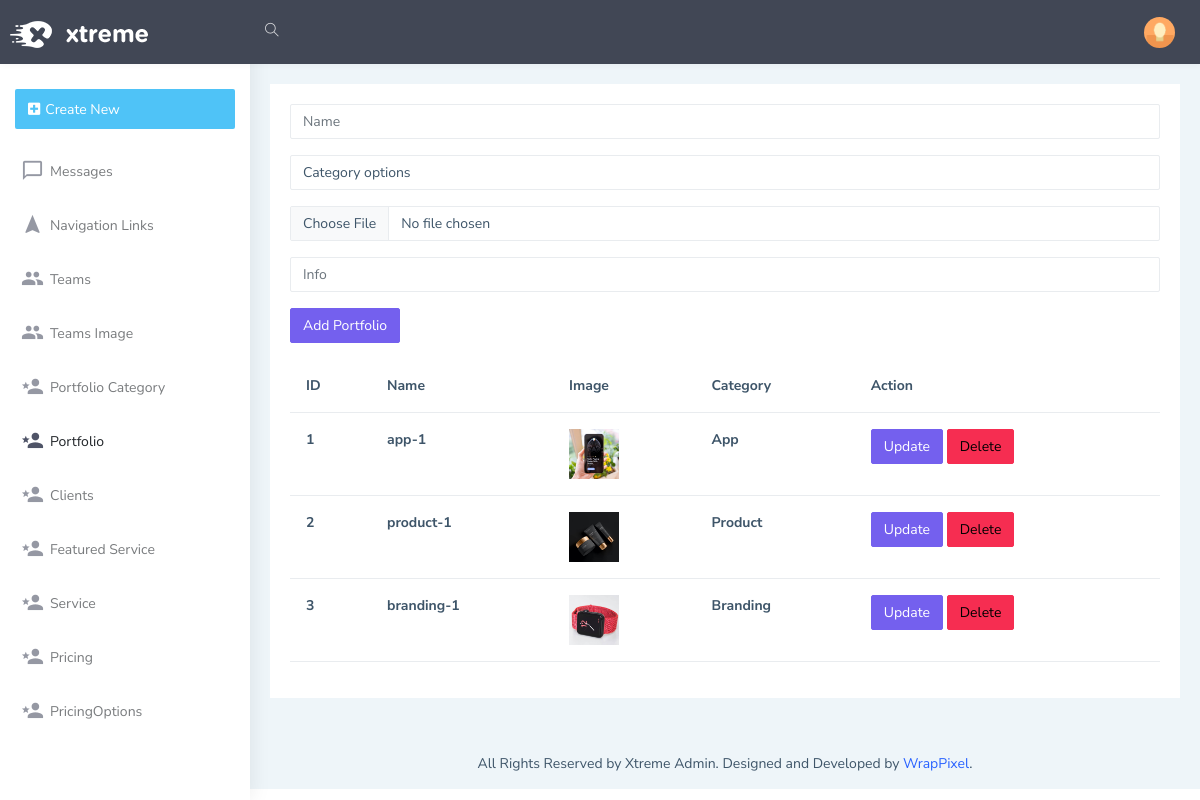
Page /admin/portfolio on the committed database.
### models.py (models this page shows)
class Portfolio(db.Model):
    Id=db.Column(db.Integer,primary_key=True,autoincrement=True)
    name=db.Column(db.String(25))
    Category_id=db.Column(db.Integer, db.ForeignKey('portfolio_category.Id'))
    img=db.Column(db.String(50))
    info=db.Column(db.String(100))

class PortfolioCategory(db.Model):
    Id=db.Column(db.Integer,primary_key=True,autoincrement=True)
    name=db.Column(db.String(50))
    portfolios=db.relationship('Portfolio', backref='portfolio_category', lazy=True)

### admin/routes.py (the view)
@admin_bp.route('/portfolio', methods=['GET','POST'])
def portfolio():
    from models import PortfolioCategory
    categoies=PortfolioCategory.query.all()
    portfolios=Portfolio.query.all()
    portfolioform=PortfolioForm()
    return render_template('admin/portfolio/portfolio.html',portfolioform=portfolioform,categoies=categoies,portfolios=portfolios,PortfolioCategory=PortfolioCategory)

### admin/forms.py
class PortfolioForm(FlaskForm):
    name=StringField('name')
    category_id=IntegerField('category_id')
    img=FileField('img')
    info=StringField('info')
    submit=SubmitField('Add Portfolio')

### admin/templates/admin/portfolio/portfolio.html (shortened to what this page needs)
{% extends 'admin/layout.html' %}
{% block body %}
<form action="/admin/portfolio/add" method="POST" enctype="multipart/form-data">
    <div class="mb-3">
      {{portfolioform.name(class="form-control", id="exampleFormControlInput1", placeholder="Name")}}
    </div>
    <select name="Category" class="form-control">
      <option value="Category options">Category options</option>
    </select>
    <div class="mb-3">
      {{portfolioform.img(class="form-control my-3", id="exampleFormControlInput1", placeholder="Image")}}
    </div>
    <div class="mb-3">
      {{portfolioform.info(class="form-control", id="exampleFormControlInput1", placeholder="Info")}}
    </div>
    <div class="mb-3">
      {{portfolioform.submit(class="btn btn-primary", id="exampleFormControlInput1", placeholder="Add Portfolio")}}
    </div>
<table class="table">
  <thead>
    <tr>
      <th scope="col">ID</th>
      <th scope="col">Name</th>
      <th scope="col">Image</th>
      <th scope="col">Category</th>
      <th scope="col">Action</th>
    </tr>
  </thead>
  <tbody>
    {% for portfolio in portfolios %}
      <tr>
        <th>{{portfolio.Id}}</th>
        <th>{{portfolio.name}}</th>
        <th>
          <img src="/static/uploads/{{portfolio.img}}" style="width: 50px; height: 50px; object-fit:cover;">
        </th>
        <th>{{PortfolioCategory.query.filter_by(Id=portfolio.Category_id).first().name}}</th>
        <th>
          <a href="/admin/portfolio/update/{{portfolio.Id}}" class="btn btn-primary">Update</a>
          <a href="/admin/portfolio/delete/{{portfolio.Id}}" class="btn btn-danger">Delete</a>
        </th>
      </tr>
    {% endfor %}
  </tbody>
</table>
{% endblock %}}

### rows in the picture
Portfolio: Id "1", name "app-1", img (picture)
PortfolioCategory: query.filter_by "App"
Portfolio: Id "2", name "product-1", img (picture)
PortfolioCategory: query.filter_by "Product"
Portfolio: Id "3", name "branding-1", img (picture)
PortfolioCategory: query.filter_by "Branding"
